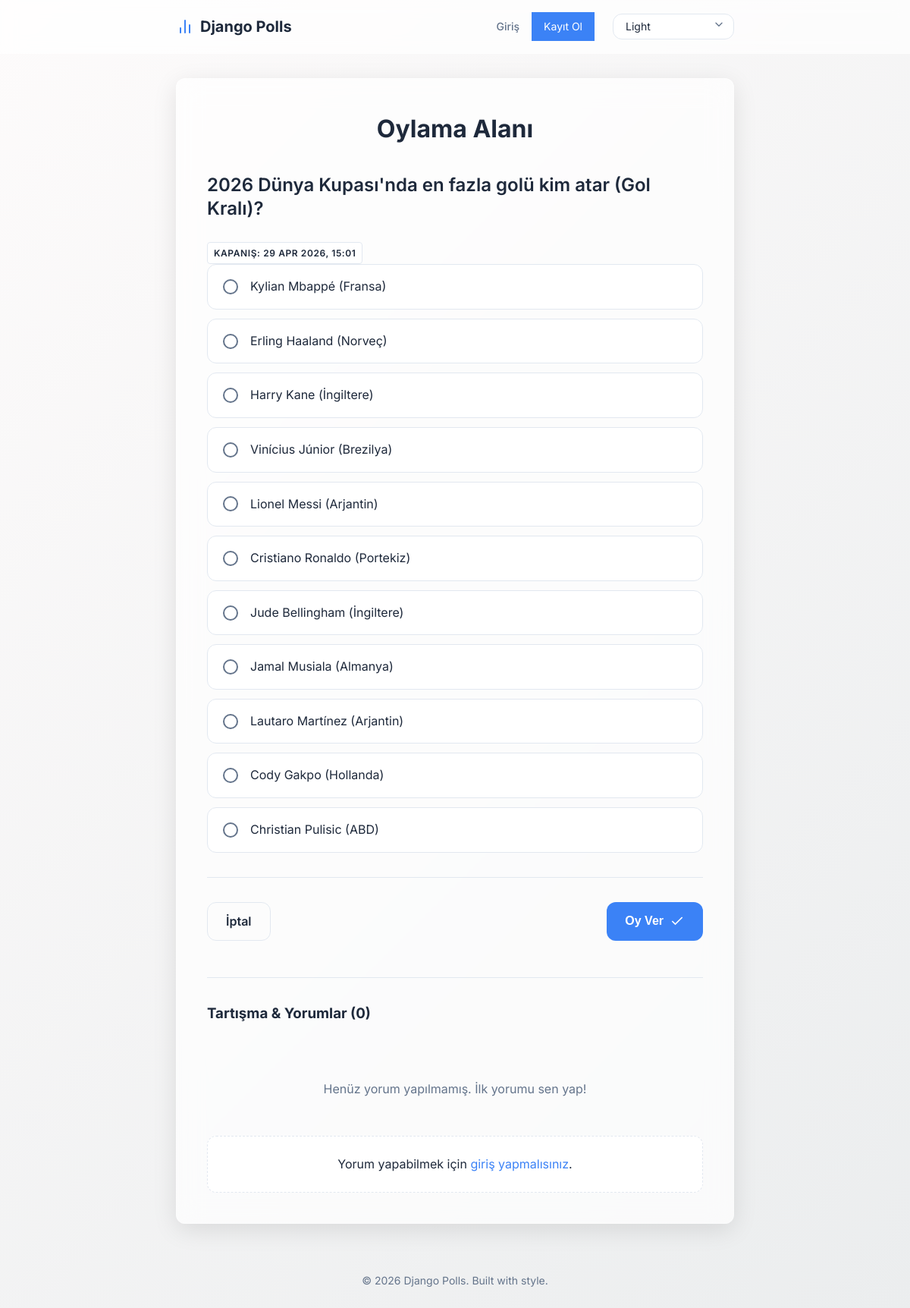
Screenshot of /polls/4/ with the database file from the repository.
### polls/models.py (models this page shows, shortened)
class Question(models.Model):
    category = models.ForeignKey(Category, on_delete=models.SET_NULL, null=True, blank=True)
    question_text = models.CharField(max_length=200)
    pub_date = models.DateTimeField("date published")
    end_date = models.DateTimeField("date ends", null=True, blank=True)
    def is_active(self):
        now = timezone.now()
        if self.end_date and now > self.end_date:
            return False
        return True

class Choice(models.Model):
    question = models.ForeignKey(Question, on_delete=models.CASCADE)
    choice_text = models.CharField(max_length=200)
    votes = models.IntegerField(default=0)

### polls/views.py (the view)
# urls.py: path("<int:pk>/", views.DetailView.as_view(), name="detail"),
class DetailView(generic.DetailView):
    model = Question
    template_name = "polls/detail.html"
    def get_queryset(self):
        return Question.objects.filter(pub_date__lte=timezone.now())

### polls/templates/polls/detail.html (shortened to what this page needs)
{% extends "polls/base.html" %}
{% block content %}
<div class="page-header">
    <h1>Oylama Alanı</h1>
</div>
{% if not question.is_active %}
    <div class="locked-state glass-form">
        <svg xmlns="http://www.w3.org/2000/svg" width="48" height="48" viewBox="0 0 24 24" fill="none" stroke="currentColor" stroke-width="2" stroke-linecap="round" stroke-linejoin="round" class="feather"><rect x="3" y="11" width="18" height="11" rx="2" ry="2"></rect><path d="M7 11V7a5 5 0 0 1 10 0v4"></path></svg>
        <h2>Bu anket oylamaya kapanmıştır.</h2>
        <p>Süresi dolduğu için yeni oylar kabul edilmemektedir. Sonuç sayfasına giderek mevcut durumu inceleyebilirsiniz.</p>
        <a href="{% url 'polls:results' question.id %}" class="btn btn-primary" style="margin-top: 1rem;">Sonuçları Gör</a>
    </div>
{% else %}
    <form action="{% url 'polls:vote' question.id %}" method="post" class="vote-form glass-form">
        <fieldset class="form-fieldset">
            <legend class="form-legend">
                <h2>{{ question.question_text }}</h2>
                {% if question.end_date %}
                <span class="poll-badge" style="background-color: var(--bg-secondary); border: 1px solid var(--border-color); display: inline-block; margin-top: 5px;">
                    Kapanış: {{ question.end_date|date:"d M Y, H:i" }}
                </span>
                {% endif %}
            </legend>
            <div class="choices-container">
            {% for choice in question.choice_set.all %}
                <label for="choice{{ forloop.counter }}" class="choice-label">
                    <span class="custom-radio"></span>
                    <span class="choice-text">{{ choice.choice_text }}</span>
                </label>
            {% endfor %}
            </div>
        </fieldset>
        <div class="form-actions">
            <a href="{% url 'polls:index' %}" class="btn btn-secondary">İptal</a>
            <button type="submit" class="btn btn-primary">
                Oy Ver
                <svg xmlns="http://www.w3.org/2000/svg" width="20" height="20" viewBox="0 0 24 24" fill="none" stroke="currentColor" stroke-width="2" class="feather feather-check"><polyline points="20 6 9 17 4 12"></polyline></svg>
            </button>
        </div>
    </form>
{% endif %}
<div class="comments-section glass-form" style="margin-top: 3rem;">
    <h3>Tartışma & Yorumlar ({{ question.comments.count }})</h3>
    <div class="comments-list">
        {% for comment in question.comments.all %}
        <div class="comment-item">
            <div class="comment-avatar">
                {{ comment.user.username|make_list|first|upper }}
            </div>
            <div class="comment-content">
                <div class="comment-header">
                    <strong>{{ comment.user.username }}</strong>
                    <span class="comment-date">{{ comment.created_at|date:"d M, H:i" }}</span>
                </div>
                <p>{{ comment.content }}</p>
            </div>
        </div>
        {% empty %}
        <p class="empty-state">Henüz yorum yapılmamış. İlk yorumu sen yap!</p>
        {% endfor %}
    </div>
    {% if user.is_authenticated %}
        <form action="{% url 'polls:add_comment' question.id %}" method="post" class="comment-form" style="margin-top: 1.5rem;">
            {% csrf_token %}
            <textarea name="content" class="form-control" rows="3" placeholder="Bu anket hakkında düşünceni paylaş..." required></textarea>
            <button type="submit" class="btn btn-primary" style="margin-top: 0.5rem;">Gönder</button>
        </form>
    {% else %}
        <div class="login-prompt">
            <p>Yorum yapabilmek için <a href="{% url 'login' %}">giriş yapmalısınız</a>.</p>
        </div>
    {% endif %}
</div>
{% endblock %}

### polls/templates/polls/base.html (shortened to what this page needs)
{% load static %}
<!DOCTYPE html>
<html lang="en" data-theme="light">
<head>
    <link rel="stylesheet" href="{% static 'polls/style.css' %}">
</head>
<body>
<header class="app-header">
    <div class="header-container">
        <a href="{% url 'polls:index' %}" class="logo">
            <span>Django Polls</span>
        </a>
        <div class="header-right">
            <div class="auth-links">
                {% if user.is_authenticated %}
                    <span class="user-greeting">Merhaba, {{ user.username }}</span>
                    <form action="{% url 'logout' %}" method="post" style="display:inline;">
                        {% csrf_token %}
                        <button type="submit" class="btn-logout" title="Çıkış Yap">
                            <svg xmlns="http://www.w3.org/2000/svg" width="16" height="16" viewBox="0 0 24 24" fill="none" class="feather"><path d="M9 21H5a2 2 0 0 1-2-2V5a2 2 0 0 1 2-2h4"></path><polyline points="16 17 21 12 16 7"></polyline><line x1="21" y1="12" x2="9" y2="12"></line></svg>
                        </button>
                    </form>
                {% else %}
                    <a href="{% url 'login' %}" class="auth-link">Giriş</a>
                    <a href="{% url 'polls:register' %}" class="btn-primary auth-btn">Kayıt Ol</a>
                {% endif %}
            </div>
            <div class="theme-switch-wrapper">
                <div class="select-wrapper">
                    <select id="themeSelector" title="Tema">
                        <option value="light">Light</option>
                    </select>
                    <div class="select-icon">
                    </div>
                </div>
            </div>
        </div>
    </div>
</header>
<main class="app-main">
    <div class="glass-container">
        {% block content %}
        {% endblock %}
    </div>
</main>
<footer class="app-footer">
    <p>&copy; 2026 Django Polls. Built with style.</p>
</footer>
</body>
</html>

### rows the page displays
Question: question_text "2026 Dünya Kupası'nda en fazla golü kim atar (Gol Kralı)?", end_date "29 APR 2026, 15:01", comments.count "0"
Choice: choice_text "Kylian Mbappé (Fransa)"
Choice: choice_text "Erling Haaland (Norveç)"
Choice: choice_text "Harry Kane (İngiltere)"
Choice: choice_text "Vinícius Júnior (Brezilya)"
Choice: choice_text "Lionel Messi (Arjantin)"
Choice: choice_text "Cristiano Ronaldo (Portekiz)"
Choice: choice_text "Jude Bellingham (İngiltere)"
Choice: choice_text "Jamal Musiala (Almanya)"
Choice: choice_text "Lautaro Martínez (Arjantin)"
Choice: choice_text "Cody Gakpo (Hollanda)"
Choice: choice_text "Christian Pulisic (ABD)"
